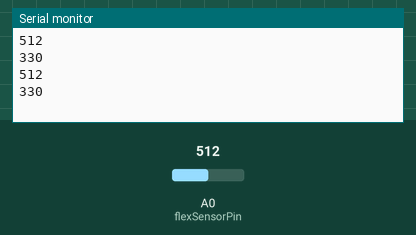
Simulated run of this sketch. Board: Arduino Uno, built with avr-gcc and run on an emulated ATmega328P. Parts: the last lines printed to the serial monitor. Inputs (shaded band) come from the test bench; at power-on: A0 (flexSensorPin) = 512.

Above: at 3.3 s.
3.4 s: A0 (flexSensorPin) set to 716
At 5.4 s:
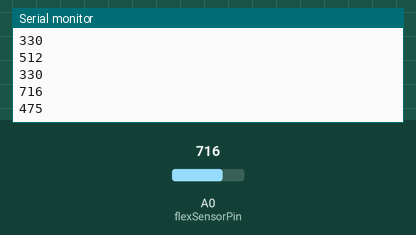
6.7 s: A0 (flexSensorPin) set to 900
At 8.6 s:
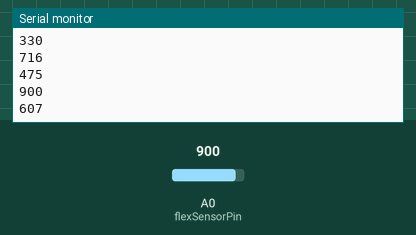
Timing chart, 0 to 10.1 s (numbered marks = the images above; inputs shaded):
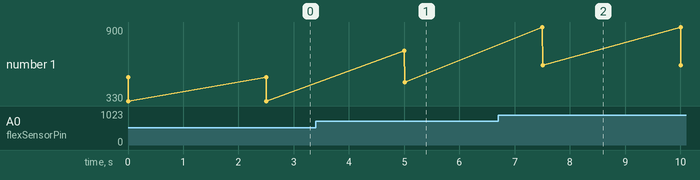

Measured:
- after the input at 3.4 s, the serial monitor: prints a new line after 1.6 s (image 1)
- after the input at 6.7 s, the serial monitor: prints a new line after 0.80 s (image 2)
- plotted number 1: 330 → 475 after the input at 3.4 s, 475 → 607 after the input at 6.7 s

The sketch:

sketch_oct29a.ino
```cpp
int flexSensorPin = A0; //analog pin 0

void setup(){
Serial.begin(9600);
}

void loop(){
int flexSensorReading = analogRead(flexSensorPin);

Serial.println(flexSensorReading);

//In my tests I was getting a reading on the arduino between 512, and 614.
//Using map(), you can convert that to a larger range like 0-100.
int flex0to100 = map(flexSensorReading, 50, 190, 0, 100);
Serial.println(flex0to100);

delay(2500); //just here to slow down the output for easier reading
}
```
